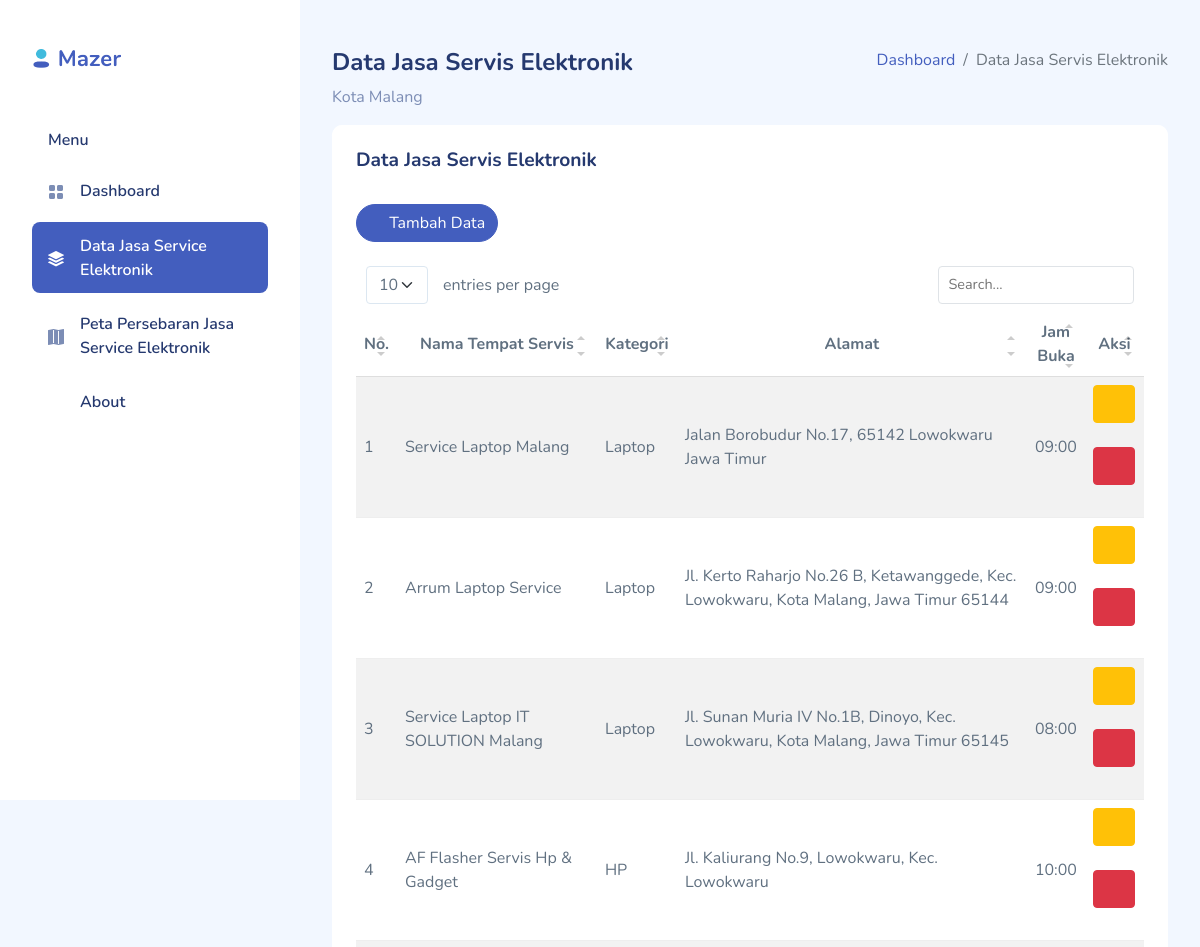
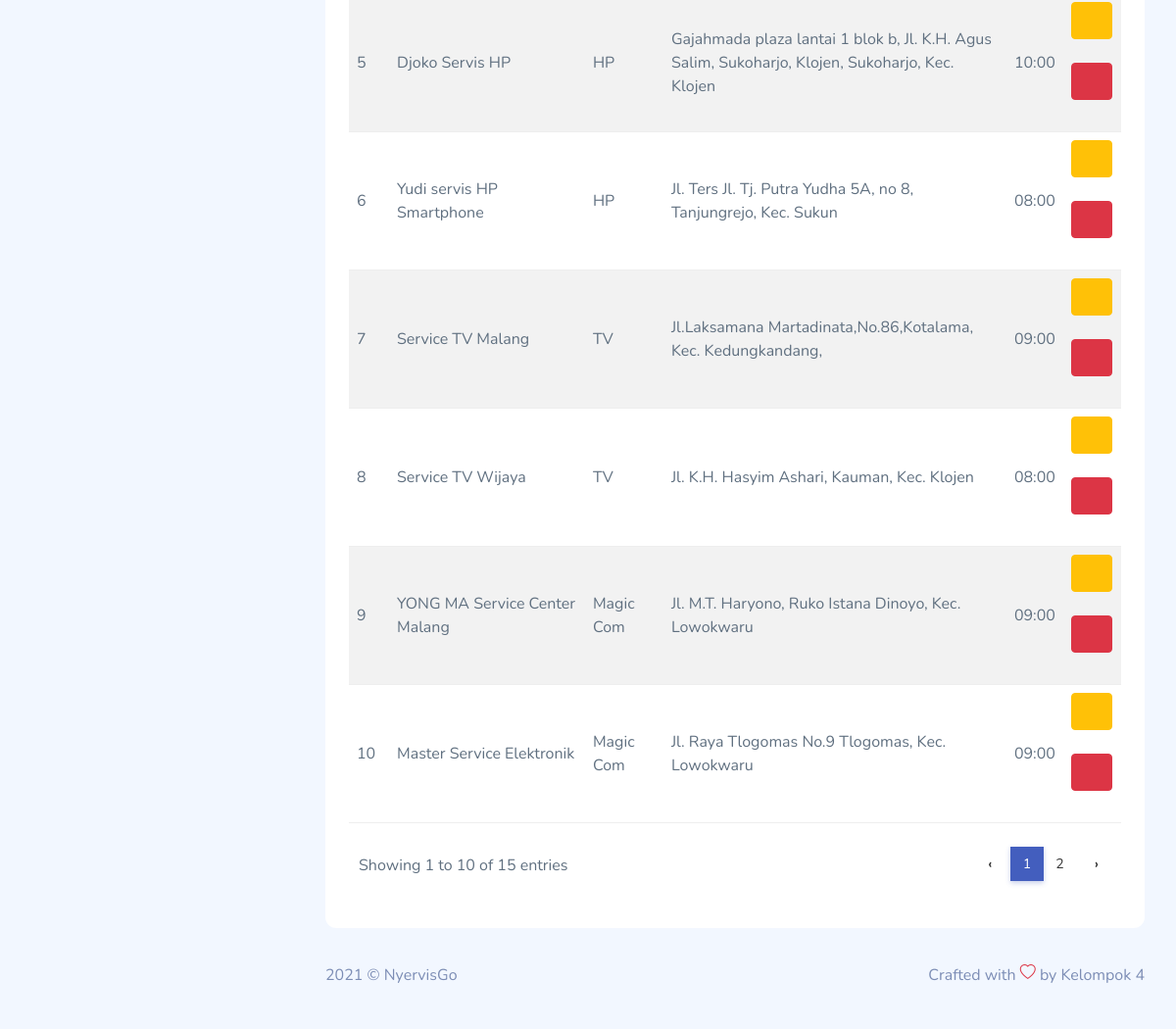
Page /dataService.php on the committed database (2 pictures, top to bottom).
### tables this page shows
CREATE TABLE IF NOT EXISTS `dataservis` (
  `id_data` bigint(20) unsigned NOT NULL AUTO_INCREMENT,
  `kategori_id` bigint(20) unsigned DEFAULT NULL,
  `kec_id` bigint(20) unsigned DEFAULT NULL,
  `waktu_id` bigint(20) unsigned DEFAULT NULL,
  `harga_id` bigint(20) unsigned DEFAULT NULL,
  `nama_toko` varchar(255) DEFAULT NULL,
  `noHp` varchar(50) DEFAULT NULL,
  `alamat` varchar(255) DEFAULT NULL,
  `jam_buka` varchar(50) DEFAULT NULL,
  `jam_tutup` varchar(50) DEFAULT NULL,
  `lat` varchar(255) DEFAULT NULL,
  `long` varchar(255) DEFAULT NULL,
  PRIMARY KEY (`id_data`),
  KEY `FK_dataservis_kategori` (`kategori_id`),
  KEY `FK_dataservis_kecamatan` (`kec_id`),
  KEY `FK_dataservis_waktu` (`waktu_id`),
  KEY `FK_dataservis_harga` (`harga_id`),
  CONSTRAINT `FK_dataservis_harga` FOREIGN KEY (`harga_id`) REFERENCES `harga` (`id`),
  CONSTRAINT `FK_dataservis_kategori` FOREIGN KEY (`kategori_id`) REFERENCES `kategori` (`id_kategori`),
  CONSTRAINT `FK_dataservis_kecamatan` FOREIGN KEY (`kec_id`) REFERENCES `kecamatan` (`id`),
  CONSTRAINT `FK_dataservis_waktu` FOREIGN KEY (`waktu_id`) REFERENCES `waktu` (`id`)
);

CREATE TABLE IF NOT EXISTS `kategori` (
  `id_kategori` bigint(20) unsigned NOT NULL AUTO_INCREMENT,
  `kategori` varchar(50) DEFAULT NULL,
  PRIMARY KEY (`id_kategori`)
);

### dataService.php (the view, shortened to what this page needs)
<!DOCTYPE html>
<html lang="en">
<head>
    <link rel="stylesheet" href="assets/css/bootstrap.css">
    <link rel="stylesheet" href="assets/vendors/simple-datatables/style.css">
    <link rel="stylesheet" href="assets/vendors/perfect-scrollbar/perfect-scrollbar.css">
    <link rel="stylesheet" href="assets/vendors/bootstrap-icons/bootstrap-icons.css">
    <link rel="stylesheet" href="assets/css/app.css">
</head>
<body>
    <div id="app">
        <div id="sidebar" class="active">
            <div class="sidebar-wrapper ">
                <div class="sidebar-header">
                    <div class="d-flex justify-content-between">
                        <div class="logo">
                            <a href="index.html"><img src="assets/images/logo/logo.png" alt="Logo" srcset=""></a>
                        </div>
                    </div>
                </div>
                <div class="sidebar-menu">
                    <ul class="menu">
                        <li class="sidebar-title">Menu</li>
                        <li class="sidebar-item ">
                            <a href="index.php" class='sidebar-link'>
                                <i class="bi bi-grid-fill"></i>
                                <span>Dashboard</span>
                            </a>
                        </li>
                        <li class="sidebar-item active">
                            <a href="dataService.php" class='sidebar-link'>
                                <i class="bi bi-stack"></i>
                                <span>Data Jasa Service Elektronik</span>
                            </a>
                        </li>
                        <li class="sidebar-item ">
                            <a href="persebaran.php" class='sidebar-link'>
                                <i class="bi bi-map-fill"></i>
                                <span>Peta Persebaran Jasa Service Elektronik</span>
                            </a>
                        </li>
                        <li class="sidebar-item  ">
                            <a href="table-datatable.html" class='sidebar-link'>
                                <svg class="bi" width="1em" height="1em" fill="currentColor">
                                    <use xlink:href="assets/vendors/bootstrap-icons/bootstrap-icons.svg#info-circle-fill" />
                                </svg>
                                <span>About</span>
                            </a>
                        </li>
                    </ul>
                </div>
            </div>
        </div>
        <div id="main">
            <div class="page-heading">
                <div class="page-title">
                    <div class="row">
                        <div class="col-12 col-md-6 order-md-1 order-last">
                            <h4>Data Jasa Servis Elektronik</h4>
                            <p class="text-subtitle text-muted">Kota Malang</p>
                        </div>
                        <div class="col-12 col-md-6 order-md-2 order-first">
                            <nav aria-label="breadcrumb" class="breadcrumb-header float-start float-lg-end">
                                <ol class="breadcrumb">
                                    <li class="breadcrumb-item"><a href="index.html">Dashboard</a></li>
                                    <li class="breadcrumb-item active" aria-current="page">Data Jasa Servis Elektronik</li>
                                </ol>
                            </nav>
                        </div>
                    </div>
                </div>
                <section class="section">
                    <div class="card">
                        <div class="card-header">
                            <h4>Data Jasa Servis Elektronik</h4>
                        </div>
                        <div class="card-body">
                            <?php
                            include "koneksi.php";
                                    ?>
                            <a href="tambahData.php" class="btn btn-primary rounded-pill mb-3">
                                <svg class="bi" width="1em" height="1em" fill="currentColor">
                                    <use xlink:href="assets/vendors/bootstrap-icons/bootstrap-icons.svg#plus-circle-fill" />
                                </svg>
                                Tambah Data
                            </a>
                            <table class="table table-striped" id="table1">
                                <thead>
                                    <tr>
                                        <th class="text-center">No.</th>
                                        <th class="text-center" width="200px">Nama Tempat Servis</th>
                                        <th class="text-center">Kategori</th>
                                        <th class="text-center" width="350px">Alamat</th>
                                        <th class="text-center">Jam Buka</th>
                                        <th class="text-center">Aksi</th>
                                    </tr>
                                </thead>
                                <tbody>
                                    <?php
                                    $sql = "select * from dataservis
                                    join kategori on dataservis.kategori_id = kategori.id_kategori
                                    join waktu on waktu.id = dataservis.waktu_id
                                    join harga on harga.id = dataservis.harga_id";
                                    $hasil = mysqli_query($conn, $sql);
                                    $no = 0;
                                    while ($data = mysqli_fetch_array($hasil)) {
                                        $no++;
                                    ?>
                                        <tr>
                                            <td><?= $no; ?></td>
                                            <td><?= $data["nama_toko"]; ?></td>
                                            <td><?= $data["kategori"]; ?></td>
                                            <td><?= $data["alamat"]; ?></td>
                                            <td><?= $data["jam_buka"]; ?></td>
                                            <td>
                                                <a href="updateData.php?id_data=<?= $data['id_data']; ?>" rel="tooltip" data-original-title="Lihat File" data-placement="top" class="btn btn-warning">
                                                    <svg class="bi" width="1em" height="1em" fill="currentColor">
                                                        <use xlink:href="assets/vendors/bootstrap-icons/bootstrap-icons.svg#eye-fill" />
                                                    </svg></a>&nbsp;
                                                <a href="?id=<?= $data["id_data"]; ?>&method=hapus" rel="tooltip" data-original-title="Lihat File" data-placement="top" class="btn btn-danger">
                                                    <svg class="bi" width="1em" height="1em" fill="currentColor">
                                                        <use xlink:href="assets/vendors/bootstrap-icons/bootstrap-icons.svg#trash-fill" />
                                                    </svg></a>&nbsp;
                                            </td>
                                        </tr>
                                    <?php } ?>
                                </tbody>
                            </table>
                        </div>
                    </div>
                </section>
            </div>
            <footer>
                <div class="footer clearfix mb-0 text-muted">
                    <div class="float-start">
                        <p>2021 &copy; NyervisGo</p>
                    </div>
                    <div class="float-end">
                        <p>Crafted with <span class="text-danger"><i class="bi bi-heart"></i></span> by Kelompok 4</p>
                    </div>
                </div>
            </footer>
        </div>
    </div>
</body>
</html>

### assets/css/app.css (style rules this page uses)
.btn i,.btn svg { width:16px;height:16px }
.btn.btn-danger,.btn.btn-info,.btn.btn-primary,.btn.btn-secondary,.btn.btn-success,.btn.btn-warning { color:#fff }
.card { margin-bottom:2.2rem;border:none }
.card .card-header { border:none }
.card .card-header h4 { font-size:1.2rem;font-weight:700 }
.card .card-header~.card-body { padding-top:0 }
.card .card-body { padding:1.5rem }
#sidebar.active .sidebar-wrapper { left:0 }
.sidebar-wrapper { width:300px;height:100vh;position:fixed;top:0;z-index:10;overflow-y:auto;background-color:#fff;bottom:0;transition:left .5s ease-out }
.sidebar-wrapper .sidebar-header { padding:2rem 2rem 1rem;font-size:2rem;font-weight:700 }
.sidebar-wrapper .sidebar-header img { height:1.2rem }
.sidebar-wrapper .menu { margin-top:2rem;padding:0 2rem;font-weight:600 }
.sidebar-wrapper .menu .sidebar-title { padding:0 1rem;margin:1.5rem 0 1rem;font-size:1rem;list-style:none;font-weight:600;color:#25396f }
.sidebar-wrapper .menu .sidebar-link { display:block;padding:.7rem 1rem;font-size:1rem;display:flex;align-items:center;border-radius:.5rem;transition:all .5s;text-decoration:none;color:#25396f }
.sidebar-wrapper .menu .sidebar-link i,.sidebar-wrapper .menu .sidebar-link svg { color:#7c8db5 }
.sidebar-wrapper .menu .sidebar-link span { margin-left:1rem }
.sidebar-wrapper .menu .sidebar-item { list-style:none;margin-top:.5rem;position:relative }
.sidebar-wrapper .menu .sidebar-item.active .sidebar-link { background-color:#435ebe }
.sidebar-wrapper .menu .sidebar-item.active .sidebar-link span { color:#fff }
.sidebar-wrapper .menu .sidebar-item.active .sidebar-link i,.sidebar-wrapper .menu .sidebar-item.active .sidebar-link svg { fill:#fff;color:#fff }
.dataTable-table td,.dataTable-table thead th,.table td,.table thead th { vertical-align:middle }
.dataTable-table:not(.table-borderless) thead th,.table:not(.table-borderless) thead th { border-bottom:1px solid #dedede!important }
.bi { width:1rem;height:1rem }
#main { margin-left:300px;padding:2rem }
.page-heading { margin:0 0 2rem }
a { text-decoration:none }

### rows in the picture
dataservis: nama_toko "Service Laptop Malang", kategori.kategori "Laptop", alamat "Jalan Borobudur No.17, 65142 Lowokwaru Jawa Timur", jam_buka "09:00"
dataservis: nama_toko "Arrum Laptop Service", kategori.kategori "Laptop", alamat "Jl. Kerto Raharjo No.26 B, Ketawanggede, Kec. Lowokwaru, Kota Malang, Jawa Timur 65144", jam_buka "09:00"
dataservis: nama_toko "Service Laptop IT SOLUTION Malang", kategori.kategori "Laptop", alamat "Jl. Sunan Muria IV No.1B, Dinoyo, Kec. Lowokwaru, Kota Malang, Jawa Timur 65145", jam_buka "08:00"
dataservis: nama_toko "AF Flasher Servis Hp & Gadget", kategori.kategori "HP", alamat "Jl. Kaliurang No.9, Lowokwaru, Kec. Lowokwaru", jam_buka "10:00"
dataservis: nama_toko "Djoko Servis HP", kategori.kategori "HP", alamat "Gajahmada plaza lantai 1 blok b, Jl. K.H. Agus Salim, Sukoharjo, Klojen, Sukoharjo, Kec. Klojen", jam_buka "10:00"
dataservis: nama_toko "Yudi servis HP Smartphone", kategori.kategori "HP", alamat "Jl. Ters Jl. Tj. Putra Yudha 5A, no 8, Tanjungrejo, Kec. Sukun", jam_buka "08:00"
dataservis: nama_toko "Service TV Malang", kategori.kategori "TV", alamat "Jl.Laksamana Martadinata,No.86,Kotalama, Kec. Kedungkandang,", jam_buka "09:00"
dataservis: nama_toko "Service TV Wijaya", kategori.kategori "TV", alamat "Jl. K.H. Hasyim Ashari, Kauman, Kec. Klojen", jam_buka "08:00"
dataservis: nama_toko "YONG MA Service Center Malang", kategori.kategori "Magic Com", alamat "Jl. M.T. Haryono, Ruko Istana Dinoyo, Kec. Lowokwaru", jam_buka "09:00"
dataservis: nama_toko "Master Service Elektronik", kategori.kategori "Magic Com", alamat "Jl. Raya Tlogomas No.9 Tlogomas, Kec. Lowokwaru", jam_buka "09:00"
